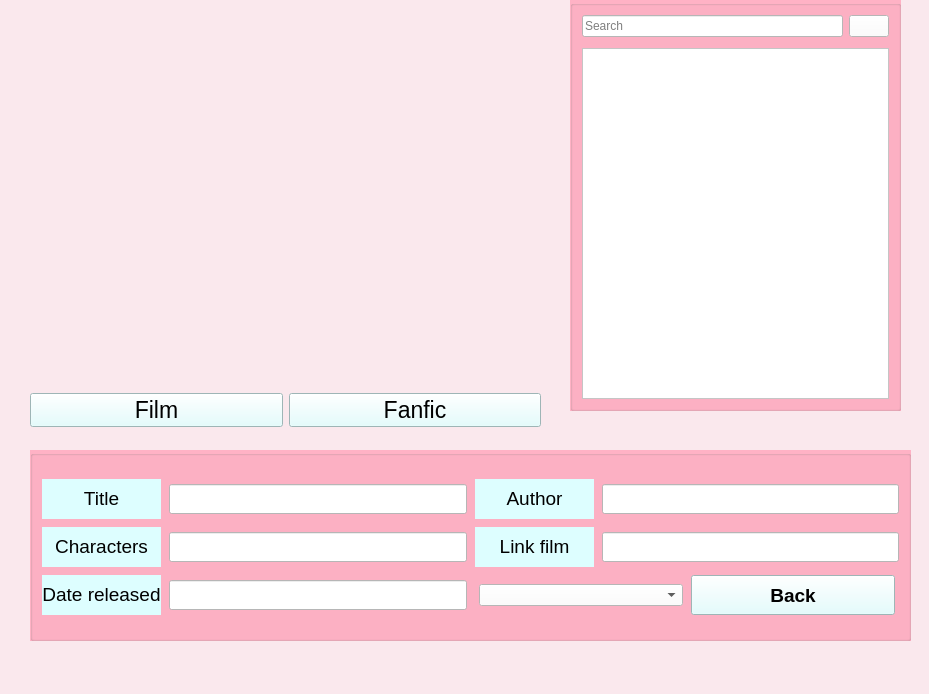
<?xml version="1.0" encoding="UTF-8"?>
<ui version="4.0">
 <class>MainWindow</class>
 <widget class="QMainWindow" name="MainWindow">
  <property name="geometry">
   <rect>
    <x>0</x>
    <y>0</y>
    <width>929</width>
    <height>694</height>
   </rect>
  </property>
  <property name="windowTitle">
   <string>MainWindow</string>
  </property>
  <property name="styleSheet">
   <string notr="true">background-color: rgb(250, 232, 237);
</string>
  </property>
  <widget class="QWidget" name="centralwidget">
   <widget class="QGroupBox" name="groupBox">
    <property name="geometry">
     <rect>
      <x>30</x>
      <y>450</y>
      <width>881</width>
      <height>191</height>
     </rect>
    </property>
    <property name="styleSheet">
     <string notr="true">background-color: rgb(255, 178, 197);</string>
    </property>
    <property name="title">
     <string/>
    </property>
    <layout class="QGridLayout" name="gridLayout_2">
     <item row="1" column="1">
      <layout class="QGridLayout" name="gridLayout" columnstretch="2,5,2,5">
       <property name="spacing">
        <number>8</number>
       </property>
       <item row="2" column="0">
        <widget class="QLabel" name="label_4">
         <property name="font">
          <font>
           <pointsize>14</pointsize>
           <weight>50</weight>
           <bold>false</bold>
          </font>
         </property>
         <property name="styleSheet">
          <string notr="true">background-color: rgb(221, 254, 255)</string>
         </property>
         <property name="text">
          <string>&lt;html&gt;&lt;head/&gt;&lt;body&gt;&lt;p align=&quot;center&quot;&gt;Date released&lt;/p&gt;&lt;/body&gt;&lt;/html&gt;</string>
         </property>
        </widget>
       </item>
       <item row="2" column="1">
        <widget class="QLineEdit" name="lineEdit_Date">
         <property name="minimumSize">
          <size>
           <width>0</width>
           <height>30</height>
          </size>
         </property>
         <property name="styleSheet">
          <string notr="true">background-color: rgb(255, 255, 255);</string>
         </property>
        </widget>
       </item>
       <item row="0" column="0">
        <widget class="QLabel" name="label_2">
         <property name="font">
          <font>
           <pointsize>14</pointsize>
           <weight>50</weight>
           <bold>false</bold>
          </font>
         </property>
         <property name="styleSheet">
          <string notr="true">background-color: rgb(221, 254, 255)</string>
         </property>
         <property name="text">
          <string>&lt;html&gt;&lt;head/&gt;&lt;body&gt;&lt;p align=&quot;center&quot;&gt;Title&lt;/p&gt;&lt;/body&gt;&lt;/html&gt;</string>
         </property>
        </widget>
       </item>
       <item row="0" column="1">
        <widget class="QLineEdit" name="lineEdit_Title">
         <property name="minimumSize">
          <size>
           <width>0</width>
           <height>30</height>
          </size>
         </property>
         <property name="styleSheet">
          <string notr="true">background-color: rgb(255, 255, 255);</string>
         </property>
        </widget>
       </item>
       <item row="1" column="1">
        <widget class="QLineEdit" name="lineEdit_Character">
         <property name="minimumSize">
          <size>
           <width>0</width>
           <height>30</height>
          </size>
         </property>
         <property name="styleSheet">
          <string notr="true">background-color: rgb(255, 255, 255);</string>
         </property>
        </widget>
       </item>
       <item row="0" column="2">
        <widget class="QLabel" name="label_5">
         <property name="minimumSize">
          <size>
           <width>0</width>
           <height>40</height>
          </size>
         </property>
         <property name="font">
          <font>
           <pointsize>14</pointsize>
           <weight>50</weight>
           <bold>false</bold>
          </font>
         </property>
         <property name="styleSheet">
          <string notr="true">background-color: rgb(221, 254, 255)</string>
         </property>
         <property name="text">
          <string>&lt;html&gt;&lt;head/&gt;&lt;body&gt;&lt;p align=&quot;center&quot;&gt;Author&lt;/p&gt;&lt;/body&gt;&lt;/html&gt;</string>
         </property>
        </widget>
       </item>
       <item row="0" column="3">
        <widget class="QLineEdit" name="lineEdit_Author">
         <property name="minimumSize">
          <size>
           <width>0</width>
           <height>30</height>
          </size>
         </property>
         <property name="styleSheet">
          <string notr="true">background-color: rgb(255, 255, 255);</string>
         </property>
        </widget>
       </item>
       <item row="2" column="2" colspan="2">
        <layout class="QHBoxLayout" name="horizontalLayout_8">
         <property name="spacing">
          <number>8</number>
         </property>
         <property name="leftMargin">
          <number>4</number>
         </property>
         <property name="rightMargin">
          <number>4</number>
         </property>
         <item>
          <widget class="QComboBox" name="comboBox">
           <property name="styleSheet">
            <string notr="true">background-color: rgb(255, 255, 255);</string>
           </property>
          </widget>
         </item>
         <item>
          <widget class="QPushButton" name="pushButton_Back">
           <property name="minimumSize">
            <size>
             <width>0</width>
             <height>40</height>
            </size>
           </property>
           <property name="font">
            <font>
             <pointsize>14</pointsize>
             <weight>75</weight>
             <bold>true</bold>
            </font>
           </property>
           <property name="styleSheet">
            <string notr="true">background-color: rgb(221, 254, 255)</string>
           </property>
           <property name="text">
            <string>Back</string>
           </property>
          </widget>
         </item>
        </layout>
       </item>
       <item row="1" column="3">
        <widget class="QLineEdit" name="lineEdit_LinkFilm">
         <property name="minimumSize">
          <size>
           <width>0</width>
           <height>30</height>
          </size>
         </property>
         <property name="styleSheet">
          <string notr="true">background-color: rgb(255, 255, 255);</string>
         </property>
        </widget>
       </item>
       <item row="1" column="2">
        <layout class="QHBoxLayout" name="horizontalLayout_3">
         <item>
          <widget class="QLabel" name="label_6">
           <property name="minimumSize">
            <size>
             <width>0</width>
             <height>40</height>
            </size>
           </property>
           <property name="font">
            <font>
             <pointsize>14</pointsize>
             <weight>50</weight>
             <bold>false</bold>
            </font>
           </property>
           <property name="styleSheet">
            <string notr="true">background-color: rgb(221, 254, 255)</string>
           </property>
           <property name="text">
            <string>&lt;html&gt;&lt;head/&gt;&lt;body&gt;&lt;p align=&quot;center&quot;&gt;Link film&lt;/p&gt;&lt;/body&gt;&lt;/html&gt;</string>
           </property>
          </widget>
         </item>
        </layout>
       </item>
       <item row="1" column="0">
        <widget class="QLabel" name="label_3">
         <property name="font">
          <font>
           <pointsize>14</pointsize>
           <weight>50</weight>
           <bold>false</bold>
          </font>
         </property>
         <property name="styleSheet">
          <string notr="true">background-color: rgb(221, 254, 255)</string>
         </property>
         <property name="text">
          <string>&lt;html&gt;&lt;head/&gt;&lt;body&gt;&lt;p align=&quot;center&quot;&gt;Characters&lt;/p&gt;&lt;/body&gt;&lt;/html&gt;</string>
         </property>
        </widget>
       </item>
      </layout>
     </item>
    </layout>
   </widget>
   <widget class="QGroupBox" name="groupBox_2">
    <property name="geometry">
     <rect>
      <x>570</x>
      <y>0</y>
      <width>331</width>
      <height>411</height>
     </rect>
    </property>
    <property name="styleSheet">
     <string notr="true">background-color: rgb(255, 178, 197);
</string>
    </property>
    <property name="title">
     <string/>
    </property>
    <layout class="QVBoxLayout" name="verticalLayout_2">
     <item>
      <layout class="QVBoxLayout" name="verticalLayout">
       <item>
        <layout class="QHBoxLayout" name="horizontalLayout">
         <property name="sizeConstraint">
          <enum>QLayout::SetMinimumSize</enum>
         </property>
         <property name="bottomMargin">
          <number>5</number>
         </property>
         <item>
          <widget class="QLineEdit" name="lineEdit_Search">
           <property name="maximumSize">
            <size>
             <width>16777215</width>
             <height>40</height>
            </size>
           </property>
           <property name="styleSheet">
            <string notr="true">background-color: rgb(255, 255, 255);</string>
           </property>
           <property name="text">
            <string/>
           </property>
           <property name="placeholderText">
            <string>Search</string>
           </property>
          </widget>
         </item>
         <item>
          <widget class="QPushButton" name="pushButton_Search">
           <property name="styleSheet">
            <string notr="true">background-color: rgb(255, 255, 255);</string>
           </property>
           <property name="text">
            <string/>
           </property>
           <property name="icon">
            <iconset>
             <normaloff>../images/search.jpg</normaloff>../images/search.jpg</iconset>
           </property>
          </widget>
         </item>
        </layout>
       </item>
       <item>
        <widget class="QListView" name="Qlistview_da_viet">
         <property name="styleSheet">
          <string notr="true">background-color: rgb(255, 255, 255);</string>
         </property>
        </widget>
       </item>
      </layout>
     </item>
    </layout>
   </widget>
   <widget class="QLabel" name="label_9">
    <property name="geometry">
     <rect>
      <x>30</x>
      <y>10</y>
      <width>501</width>
      <height>351</height>
     </rect>
    </property>
    <property name="text">
     <string/>
    </property>
    <property name="pixmap">
     <pixmap>C:/Users/HP/Downloads/logo.png</pixmap>
    </property>
    <property name="scaledContents">
     <bool>true</bool>
    </property>
    <property name="wordWrap">
     <bool>false</bool>
    </property>
   </widget>
   <widget class="QWidget" name="horizontalLayoutWidget">
    <property name="geometry">
     <rect>
      <x>30</x>
      <y>390</y>
      <width>511</width>
      <height>41</height>
     </rect>
    </property>
    <layout class="QHBoxLayout" name="horizontalLayout_2">
     <item>
      <widget class="QPushButton" name="pushButton_Film">
       <property name="font">
        <font>
         <pointsize>17</pointsize>
        </font>
       </property>
       <property name="styleSheet">
        <string notr="true">background-color: rgb(221, 254, 255)</string>
       </property>
       <property name="text">
        <string>Film</string>
       </property>
      </widget>
     </item>
     <item>
      <widget class="QPushButton" name="pushButton_Fanfic">
       <property name="font">
        <font>
         <pointsize>17</pointsize>
        </font>
       </property>
       <property name="styleSheet">
        <string notr="true">background-color: rgb(221, 254, 255)</string>
       </property>
       <property name="text">
        <string>Fanfic</string>
       </property>
      </widget>
     </item>
    </layout>
   </widget>
   <zorder>label_9</zorder>
   <zorder>groupBox</zorder>
   <zorder>groupBox_2</zorder>
   <zorder>horizontalLayoutWidget</zorder>
  </widget>
  <widget class="QMenuBar" name="menubar">
   <property name="geometry">
    <rect>
     <x>0</x>
     <y>0</y>
     <width>929</width>
     <height>22</height>
    </rect>
   </property>
  </widget>
  <widget class="QStatusBar" name="statusbar"/>
 </widget>
 <resources/>
 <connections/>
</ui>
